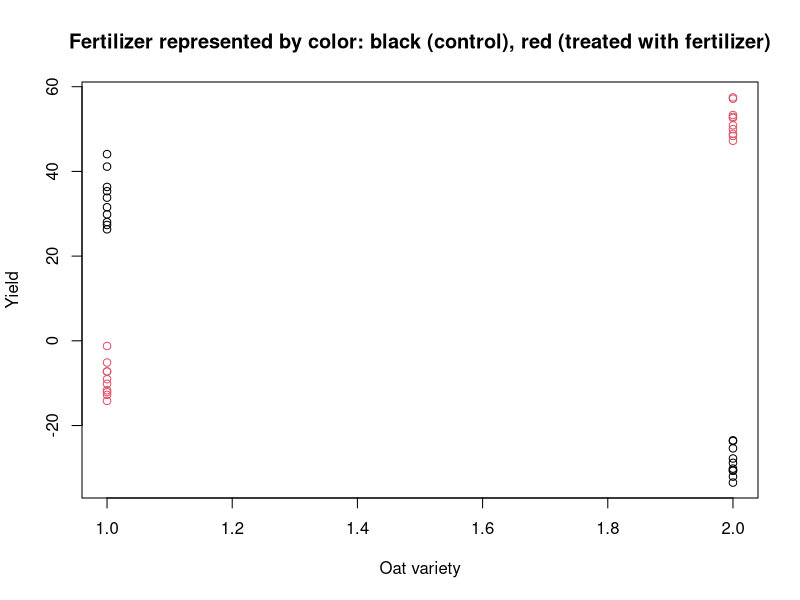

This chart was generated by the following R code: (Note: a time limit stopped this script after it produced the figure.)
## ---- chunk 1
knitr::opts_chunk$set(echo = TRUE)
## ---- chunk 2
library(nlme)
library(ggplot2)
## ---- chunk 3
#Function to simulate 1 split-plot data set including interactions. The interactions are taken into account in the creation of y values, where the interaction value is included in the overall y yield.
simulate_one_interactions <- function(interaction, num_plots, oat_effects, fertilizer_effects,
                                      plot_var, residual_sd) {
  
  oat_variety <- c(1, 2)
  treatment_type <- c(1, 0)
  row <- 1
  y <- numeric(0)
  oat <- numeric(0)
  fert <- numeric(0)
  plot <- numeric(0)
  interaction_vector <- c(-interaction, interaction, interaction, -interaction)
  interaction_column <- numeric(0)

  for (i in 1:length(oat_effects)) {
    for (pl in 1:num_plots) {
      plot_effect <- rnorm(1, 0, plot_var)
      for (treat in 1:length(fertilizer_effects)) {
        y[row] <- oat_effects[i] + plot_effect + fertilizer_effects[treat] + rnorm(1, 0, residual_sd) 
        oat[row] <- oat_variety[i]
        fert[row] <- treatment_type[treat]
      
        #conditions to add in correct interaction value based on oat type and treatment type.
        if (i == 1 & treat == 1) {
          plot[row] <- pl
          interaction_column[row] <- interaction_vector[1]
          y[row] <- oat_effects[i] + plot_effect + fertilizer_effects[treat] + rnorm(1, 0, residual_sd) + interaction_vector[1]
        }
        else if(i == 1 & treat == 2) {
          plot[row] <- pl
          interaction_column[row] <- interaction_vector[2]
          y[row] <- oat_effects[i] + plot_effect + fertilizer_effects[treat] + rnorm(1, 0, residual_sd) + interaction_vector[2]
        }
        else if(i == 2 & treat == 1) {
          plot[row] <- pl + num_plots
          interaction_column[row] <- interaction_vector[3]
          y[row] <- oat_effects[i] + plot_effect + fertilizer_effects[treat] + rnorm(1, 0, residual_sd) + interaction_vector[3]
        }
        else if(i == 2 & treat == 2) {
          plot[row] <- pl + num_plots
          interaction_column[row] <- interaction_vector[4]
          y[row] <- oat_effects[i] + plot_effect + fertilizer_effects[treat] + rnorm(1, 0, residual_sd) + interaction_vector[4]
        }
        row <- row + 1
      }
    }
  }
  oat <- factor(oat)
  fert <- factor(fert)
  plot <- factor(plot)
  interactions <- factor(interaction_column)
  
  
  data <- data.frame(y, oat, fert, plot, interactions)
  
  data
}
## ---- chunk 4
#Simulating one data set with interactions included for 2.1 visualization. I choose a large interaction factor in order to depict the non-parallel structure of output yields between the treatment and oat variety combinations.
sim_interactions_oneset <- simulate_one_interactions(30, 10, c(1, 0), c(20, 1), 4, 2)
head(sim_interactions_oneset)
## ---- chunk 5
with(sim_interactions_oneset, plot(as.numeric(oat), 
            y,
            col = as.numeric(fert),
            xlab = "Oat variety",
            ylab = "Yield",
            main = "Fertilizer represented by color: black (control), red (treated with fertilizer)"))

## ---- chunk 6
#Function to simulate many split-plot data sets with interactions. Same format as 1's simulate many function, except includes an interactions parameter.
simulate_many_interactions <- function(interactions, num_sims, num_plots, oat_effects, fertilizer_effects, plot_var, residual_sd){
  
  result <- list()
  for (i in 1:num_sims) {
    d <- simulate_one_interactions(interactions, num_plots, oat_effects, fertilizer_effects, plot_var, residual_sd)
    
    result[[i]] <- d
  }
result
}
## ---- chunk 7
num_sims22 <- 90
true_interactions22 <- numeric(0)
varying_interactions22 <-c(0, .6, .8, 1, 1.2, 1.6, 1.8, 2)

oat_effects22 <- c(0, 5)
fert_effects22 <- c(0, 5)


prob_reject22 <- numeric(0)
p_vals22 <- numeric(0)
  
row <-1
  
for (i in 1:length(varying_interactions22)) {
  for (k in 1:num_sims22) {
      sims22 <- simulate_many_interactions(varying_interactions22[i], num_sims22, 5,
                              oat_effects22, fert_effects22, 1.5, 3)
      p_vals22[k] <- anova(lme(y~oat * fert, random =~1 | plot, data = sims22[[k]]))['oat:fert', 'p-value']
    }
  
    prob_reject22[row] <- mean(p_vals22 <= 0.05)
    true_interactions22[row] <- varying_interactions22[i]
    
    row <- row + 1
}

results22 <- data.frame(prob_reject22, true_interactions22)

## ---- chunk 8
plot(true_interactions22, prob_reject22, type = "b", main = "Probability of Rejecting Null of no Interaction at differing interaction levels", ylim = c(0, 1), xlim = c(0, 2))

## ---- chunk 9
num_sims23 <-90
fert_effects23 <- c(1, 0)
true_interaction23 <- numeric(0)
varying_interactions23 <- c(0, .7, 1.4)

true_oat_difference23 <- numeric(0)
varying_oat_differences23 <- c(0, .2, .6, .8)

p_vals23 <- numeric(0)
prob_reject23 <- numeric(0)


row <-1
for (i in 1:length(varying_oat_differences23)) {
  for (j in 1:length(varying_interactions23)) {
    for (k in 1:num_sims23) {
      sims23 <- simulate_many_interactions(varying_interactions23[j], num_sims23, 25, c(0, varying_oat_differences23[i]), fert_effects23, .4, .8)
      p_vals23[k] <- anova(lme(y~oat + fert, random =~1 | plot, data = sims23[[k]]))['oat', 'p-value']
    }
    prob_reject23[row] <- mean(p_vals23 <= 0.05)
    true_oat_difference23[row] <- varying_oat_differences23[i]
    true_interaction23[row] <- varying_interactions23[j]
    
    row <- row +1
  }
}

results23 <- data.frame(prob_reject23, true_oat_difference23, factor(true_interaction23))
results23
## ---- chunk 10
ggplot(data = results23) +
aes(x = true_oat_difference23, y =  prob_reject23, col = factor(true_interaction23)) +
geom_point() +
geom_line(aes(group = factor(true_interaction23)))
## ---- chunk 11
num_sims24 <-90
fert_effects24 <- c(1, 0)
true_interaction24 <- numeric(0)
varying_interactions24 <- c(0, .7, 1.4)

true_oat_difference24 <- numeric(0)
varying_oat_differences24 <- c(0, .2, .6, .8)

p_vals24 <- numeric(0)
prob_reject24 <- numeric(0)


row <-1
for (i in 1:length(varying_oat_differences24)) {
  for (j in 1:length(varying_interactions24)) {
    for (k in 1:num_sims24) {
      sims24 <- simulate_many_interactions(varying_interactions24[j], num_sims23, 25, c(0, varying_oat_differences24[i]), fert_effects24, .4, .8)
      p_vals24[k] <- anova(lme(y~oat * fert, random =~1 | plot, data = sims24[[k]]))['oat', 'p-value']
    }
    prob_reject24[row] <- mean(p_vals24 <= 0.05)
    true_oat_difference24[row] <- varying_oat_differences24[i]
    true_interaction24[row] <- varying_interactions24[j]
    
    row <- row +1
  }
}

results24 <- data.frame(prob_reject24, true_oat_difference24, factor(true_interaction24))
results24

## ---- chunk 12
ggplot(data = results24) +
aes(x = true_oat_difference24, y =  prob_reject24, col = factor(true_interaction24)) +
geom_point() +
geom_line(aes(group = factor(true_interaction24)))


## ---- chunk 13
#This function will allow an average difference to be calculated from a single dataset based on the number of plots used to simulate the data.
get_avg_diff <- function(data, num_plots) {
  oat1_avg <- sum(data$y[1:(num_plots*2)])/(num_plots*2)
  oat2_avg <- sum(data$y[(num_plots*2+1):(num_plots*2*2)])/(num_plots*2)
  oat2_avg-oat1_avg
}
## ---- chunk 14
num_sims25 <-90
fert_effects25 <- c(1, 0)
true_interaction25 <- numeric(0)
varying_interactions25 <- c(0, .7, 1.4)

true_oat_difference25 <- numeric(0)
varying_oat_differences25 <- c(0, .2, .6, .8)

p_vals25 <- numeric(0)
prob_reject25 <- numeric(0)
avg_diffs25 <- numeric(0)
mean_est_yield <- numeric(0)


row <-1
for (i in 1:length(varying_oat_differences25)) {
  for (j in 1:length(varying_interactions25)) {
    for (k in 1:num_sims25) {
      sims25 <- simulate_many_interactions(varying_interactions25[j], num_sims23, 25, c(0, varying_oat_differences25[i]), fert_effects25, 1.4, .5)
      avg_diffs25[k] <- get_avg_diff(sims25[[k]], 20)
    }
    mean_est_yield[row] <- abs(mean(avg_diffs25))
    true_oat_difference25[row] <- varying_oat_differences25[i]
    true_interaction25[row] <- varying_interactions25[j]
    
    row <- row +1
  }
}

results25 <- data.frame(mean_est_yield, true_oat_difference25, factor(true_interaction25))
results25
## ---- chunk 15
sims25[[1]]
sims25[[2]]
ggplot(data = results25) +
aes(x = true_oat_difference25, y =  mean_est_yield, col = factor(true_interaction25)) +
geom_point() +
geom_line(aes(group = factor(true_interaction25)))
